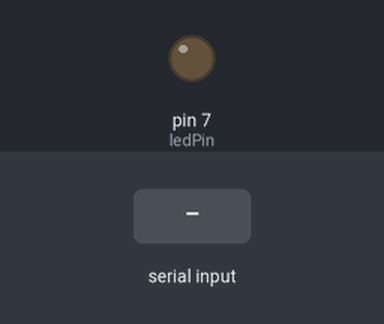
A sketch run on a simulated Arduino Uno, built with avr-gcc and run on an emulated ATmega328P. On the bench: output pins drawn as LEDs (lit = HIGH). Dashed ring = blinking. The inputs (shaded band) are chosen by the test bench.

Above: at 1.2 s.
1.3 s: "c" received over Serial
At 1.7 s:
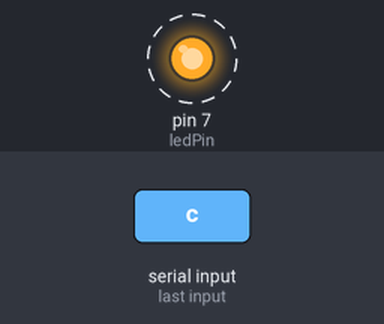
4.3 s: "a" received over Serial
At 5.5 s:
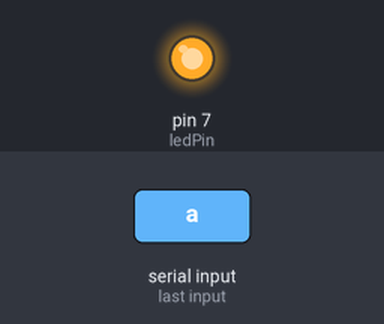
5.8 s: "b" received over Serial
At 6.8 s:
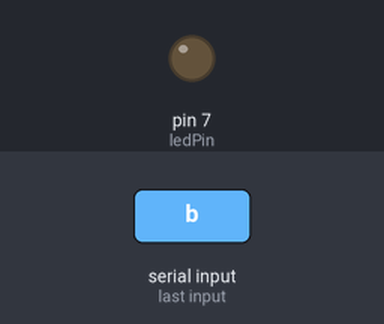
Timing chart, 0 to 8.8 s (numbered marks = the images above; inputs shaded):
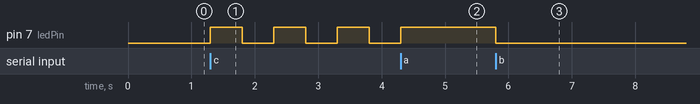

Measured:
- after the input at 1.3 s, pin 7 (ledPin): alternates HIGH for 0.50 s and LOW for 0.50 s, starting at once
- after the input at 4.3 s, pin 7 (ledPin): goes on until 4.3 s, then stays HIGH
- after the input at 5.8 s, pin 7 (ledPin): HIGH → LOW at once

The sketch:

basic-serial.ino
```cpp
const int ledPin = 7;

void setup() {
  pinMode(ledPin, OUTPUT);
  Serial.begin(9600);
}

void loop() {
  if (Serial.available() > 0) {
    char c = Serial.read();

    if (c == 'a') {
      digitalWrite(ledPin, HIGH);
    }

    if (c == 'b') {
      digitalWrite(ledPin, LOW);
    }

    if (c == 'c') {
      while (true) {
        digitalWrite(ledPin, HIGH);
        delay(500);
        digitalWrite(ledPin, LOW);
        delay(500);

        if (Serial.available() > 0) {
          break;
        }
      }
    }
  }
}
```
